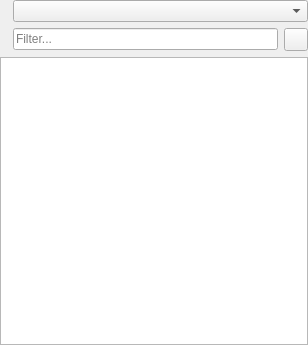
<?xml version="1.0" encoding="UTF-8"?>
<ui version="4.0">
 <class>DictionariesWidget</class>
 <widget class="QWidget" name="DictionariesWidget">
  <property name="geometry">
   <rect>
    <x>0</x>
    <y>0</y>
    <width>308</width>
    <height>345</height>
   </rect>
  </property>
  <property name="windowTitle">
   <string>Form</string>
  </property>
  <layout class="QGridLayout" name="gridLayout">
   <property name="leftMargin">
    <number>0</number>
   </property>
   <property name="topMargin">
    <number>0</number>
   </property>
   <property name="rightMargin">
    <number>0</number>
   </property>
   <property name="bottomMargin">
    <number>0</number>
   </property>
   <item row="0" column="0">
    <widget class="QLabel" name="labelFilterDictionary">
     <property name="toolTip">
      <string>Dictionary Filter</string>
     </property>
     <property name="text">
      <string/>
     </property>
     <property name="pixmap">
      <pixmap resource="../../Resources/ProgrammerStenoTutor.qrc">:/Icons/book-brown.png</pixmap>
     </property>
    </widget>
   </item>
   <item row="1" column="0">
    <widget class="QLabel" name="label">
     <property name="sizePolicy">
      <sizepolicy hsizetype="Fixed" vsizetype="Preferred">
       <horstretch>0</horstretch>
       <verstretch>0</verstretch>
      </sizepolicy>
     </property>
     <property name="toolTip">
      <string>Filter</string>
     </property>
     <property name="text">
      <string/>
     </property>
     <property name="pixmap">
      <pixmap resource="../../Resources/ProgrammerStenoTutor.qrc">:/Icons/funnel.png</pixmap>
     </property>
    </widget>
   </item>
   <item row="1" column="1">
    <widget class="QLineEdit" name="lineEdit">
     <property name="toolTip">
      <string>Filter</string>
     </property>
     <property name="placeholderText">
      <string>Filter...</string>
     </property>
    </widget>
   </item>
   <item row="1" column="2">
    <widget class="QToolButton" name="toolButtonSettings">
     <property name="text">
      <string/>
     </property>
     <property name="icon">
      <iconset resource="../../Resources/ProgrammerStenoTutor.qrc">
       <normaloff>:/Icons/gear.png</normaloff>:/Icons/gear.png</iconset>
     </property>
     <property name="popupMode">
      <enum>QToolButton::InstantPopup</enum>
     </property>
    </widget>
   </item>
   <item row="2" column="0" colspan="3">
    <widget class="QTreeView" name="treeView"/>
   </item>
   <item row="0" column="1" colspan="2">
    <widget class="QComboBox" name="comboBox">
     <property name="toolTip">
      <string>Select a dictionary</string>
     </property>
    </widget>
   </item>
  </layout>
 </widget>
 <resources>
  <include location="../../Resources/ProgrammerStenoTutor.qrc"/>
 </resources>
 <connections/>
</ui>
